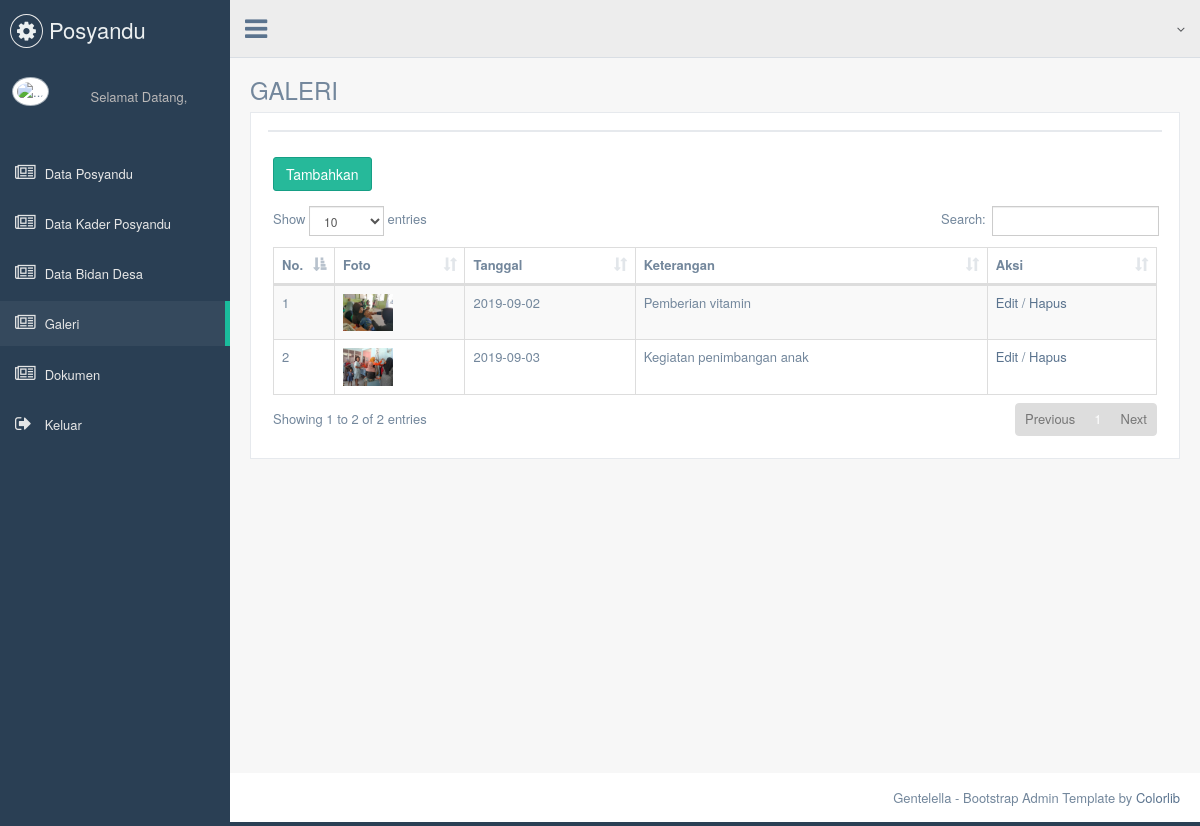
The app's page /pokjanal/tampil_galeri.php with its own data.
### tables this page shows
CREATE TABLE `galeri` (
  `id_galeri` int(11) NOT NULL,
  `nama_foto` text NOT NULL,
  `keterangan_foto` text NOT NULL,
  `tgl_foto` date NOT NULL
);

### pokjanal/tampil_galeri.php (the view, shortened to what this page needs)
<!DOCTYPE html>
<html lang="en">
  <head>
    <link href="vendors/bootstrap/dist/css/bootstrap.min.css" rel="stylesheet">
    <link href="vendors/font-awesome/css/font-awesome.min.css" rel="stylesheet">
    <link href="vendors/nprogress/nprogress.css" rel="stylesheet">
    <link href="vendors/iCheck/skins/flat/green.css" rel="stylesheet">
    <link href="vendors/malihu-custom-scrollbar-plugin/jquery.mCustomScrollbar.min.css" rel="stylesheet"/>
    <link href="vendors/datatables.net-bs/css/dataTables.bootstrap.min.css" rel="stylesheet">
    <link href="vendors/datatables.net-buttons-bs/css/buttons.bootstrap.min.css" rel="stylesheet">
    <link href="vendors/datatables.net-fixedheader-bs/css/fixedHeader.bootstrap.min.css" rel="stylesheet">
    <link href="vendors/datatables.net-responsive-bs/css/responsive.bootstrap.min.css" rel="stylesheet">
    <link href="vendors/datatables.net-scroller-bs/css/scroller.bootstrap.min.css" rel="stylesheet">
    <link href="build/css/custom.min.css" rel="stylesheet">
  </head>
<?php
include "header.php";
?>
<div class="right_col" role="main">
  <div class="">
    <div class="page-title">
      <div class="title_left">
        <h3>GALERI</h3>
      </div>
    </div>
    <div class="clearfix"></div>
    <div class="row">
      <div class="col-md-12 col-sm-12 col-xs-12">
        <div class="x_panel">
          <div class="x_title">
          </div>
        <div class="x_content">
            <h3><a href="tambah_galeri.php" class="btn btn-success">Tambahkan</a></h3>
                    <table id="datatable-responsive" class="table table-striped table-bordered dt-responsive" cellspacing="0" width="100%">
                      <thead>
                        <tr align="center">
                          <th width="5%">No.</th>
                          <th>Foto</th>
                          <th>Tanggal</th>
                          <th>Keterangan </th>
                          <th>Aksi</th>
                        </tr>
                      </thead>
                      <tbody>
                        <?php
              require __DIR__ .'/koneksi.php';
              $sql = "SELECT * FROM galeri";
              $result = $connect->query($sql);
              if ($result->num_rows != 0) {
                $no = 1;
                while($row = $result->fetch_assoc()) {
                  echo '<tr>';
                  echo'<td>'.$no.'</td>';
                  echo'<td><img src="asset/images/galeri/'.$row['nama_foto'].'" width="50px"></td>';
                  echo'<td>'.$row['tgl_foto'].'</td>';
                  echo'<td>'.$row['keterangan_foto'].'</td>';
                  echo '<td><a href="edit_galeri.php?id='.$row['id_galeri']. '">Edit</a> /
                        <a href="hapus_galeri.php?id='.$row['id_galeri']. '" onclick="return confirm(\'Anda Yakin Ingin Menghapus Data?\')">Hapus</a></td>';
                  echo '</tr>';
                  $no++;
                }
              } else {
                echo "Rows belum ada data";
              }
            ?>
                      </tbody>
                    </table>
        </div>
        </div>
      </div>
    </div>
  </div>
</div>
<footer>
  <div class="pull-right">
    Gentelella - Bootstrap Admin Template by <a href="https://colorlib.com">Colorlib</a>
  </div>
  <div class="clearfix"></div>
</footer>
      </div>
    </div>
  </body>
</html>

### records on screen
galeri: nama_foto (picture), tgl_foto "2019-09-02", keterangan_foto "Pemberian vitamin"
galeri: nama_foto (picture), tgl_foto "2019-09-03", keterangan_foto "Kegiatan penimbangan anak"
